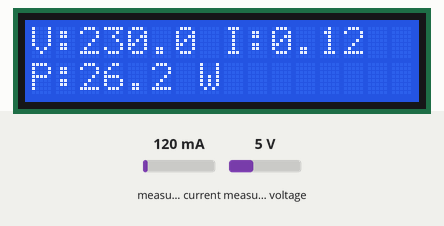
Simulated run of this sketch. Board: Arduino Mega 2560, built for the host (arithmetic inside an expression is 32-bit, double 64-bit). Parts: 16×2 character LCD. The test bench sets the inputs (shaded band); at power-on: measured current 120 mA, measured voltage 5 V.

Above: at 3.2 s.
3.3 s: measured current set to 40 mA
At 5.1 s:
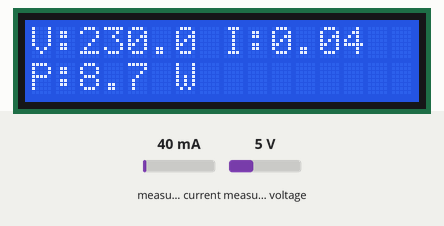
5.7 s: measured voltage set to 0.3 V
At 6.7 s:
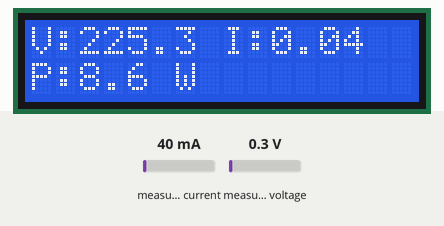
7.7 s: measured current set to 500 mA
At 9.5 s:
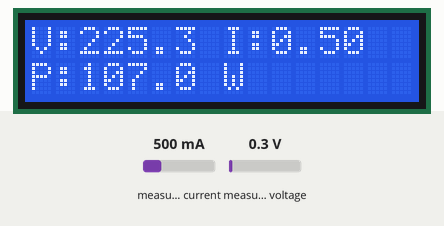
9.8 s: measured voltage set to 3.8 V
At 11.1 s:
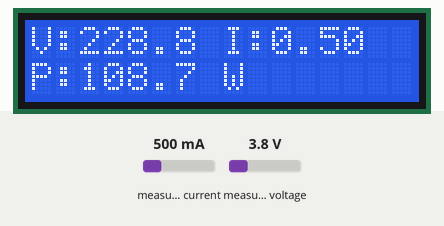
Timing chart, 0 to 12.8 s (numbered marks = the images above; inputs shaded):
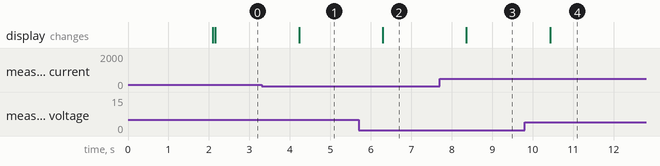

The sketch:

EEE_project.ino
```cpp
#include <Wire.h>
#include <LiquidCrystal_I2C.h>
#include <PZEM004Tv30.h>

LiquidCrystal_I2C lcd(0x27, 16, 2);

PZEM004Tv30 pzem(Serial2, 16, 17);

void setup() {
  Serial.begin(115200);

  Wire.begin(21, 22);

  lcd.init();
  lcd.backlight();
  lcd.clear();

  lcd.setCursor(0, 0);
  lcd.print("Power Detector");

  lcd.setCursor(0, 1);
  lcd.print("Starting...");

  delay(2000);
  lcd.clear();
}

void loop() {

  float voltage = pzem.voltage();
  float current = pzem.current();
  float power = pzem.power();

  lcd.clear();

  if (isnan(voltage)) {
    lcd.setCursor(0, 0);
    lcd.print("PZEM Error");
    lcd.setCursor(0, 1);
    lcd.print("Check connection");
  }
  else {
    lcd.setCursor(0, 0);
    lcd.print("V:");
    lcd.print(voltage, 1);
    lcd.print(" I:");
    lcd.print(current, 2);

    lcd.setCursor(0, 1);
    lcd.print("P:");
    lcd.print(power, 1);
    lcd.print(" W");
  }

  delay(2000);
}		
```

Measured:
- after the input at 3.3 s, the display: changes after 0.93 s (image 1)
- after the input at 5.7 s, the display: changes after 0.59 s (image 2)
- after the input at 7.7 s, the display: changes after 0.66 s (image 3)
- after the input at 9.8 s, the display: changes after 0.63 s (image 4)
